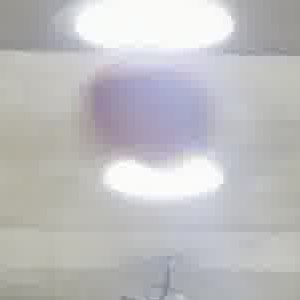
#> input picture src/images/basketball_crop.jpg, 300 x 300 px
$ python 20261017_hw2.py
#> lines starting #> are read from the running program, lines starting #| are printed output that depends on the picture; after the words box and inside, x2 and y2 are one past the last pixel; in counts of white or black regions, pixels touching at a corner belong together
"""
 - Filename    :  20261017_hw2.py
 - Author      :  MinSeok Choi
 - Homework topic :  Morphological operation을 적용하여 최종 binary mask 생성
                     Binary mask로 외곽선 검출
                     최종 농구공 영역 및 외곽선 선택
"""
import cv2
import matplotlib.pyplot as plt
import numpy as np

COLOR_BASKETBALL_BGR = (88, 129, 248)

if __name__ == '__main__':
    # Step 1 : cvt image bgr to lab
    basketball = cv2.imread('../src/images/basketball_crop.jpg')
#> basketball is the input picture: shape (300, 300, 3); mean B, G, R 191.8, 190.1, 190.6
    basketball_lab = cv2.cvtColor(basketball, cv2.COLOR_BGR2LAB)
#> basketball_lab: shape (300, 300, 3); mean of channels 0, 1, 2 196.5, 128.6, 127.2
    l, a, b = cv2.split(basketball_lab)
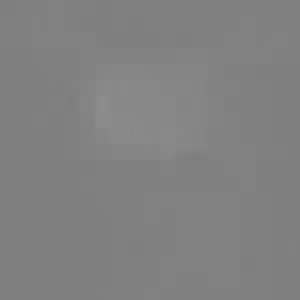
#> a: shape (300, 300); min 125, max 141, mean 128.6
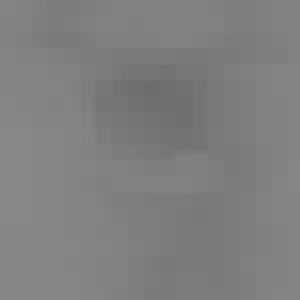
#> b: shape (300, 300); min 109, max 136, mean 127.2

    # Step 2 : Do CLAHE to reinforce lightness
    clahe = cv2.createCLAHE(clipLimit=3.0, tileGridSize=(8, 8))
    l_clahe_enhanced = clahe.apply(l)
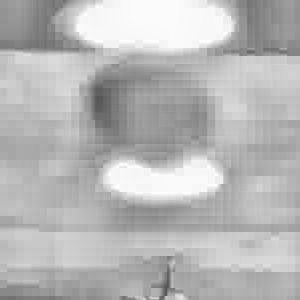
#> l_clahe_enhanced: shape (300, 300); min 84, max 255, mean 182.8
    basketball_enhanced_lab = cv2.merge([l_clahe_enhanced, a, b])
#> basketball_enhanced_lab: shape (300, 300, 3); mean of channels 0, 1, 2 182.8, 128.6, 127.2

    # Step 3 : Create binary mask by using reinforced image
    lower_basketball_lab = np.array([70, 130, 70])
    upper_basketball_lab = np.array([180, 230, 185])
    basketball_mask = cv2.inRange(basketball_enhanced_lab, lower_basketball_lab, upper_basketball_lab)
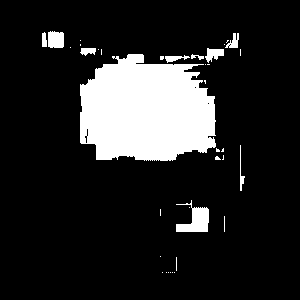
#> basketball_mask: shape (300, 300); 14.7% white; 37 white regions (27 under 20 px), largest, box (x1, y1, x2, y2) and area: (80, 54, 216, 161) 11671, (176, 200, 209, 232) 560, (48, 31, 64, 48) 253

    # Step 4 : Do Morphological Operation
    kernel = cv2.getStructuringElement(cv2.MORPH_ELLIPSE, (5, 5))
    basketball_mask_opened = cv2.morphologyEx(basketball_mask, cv2.MORPH_OPEN, kernel)
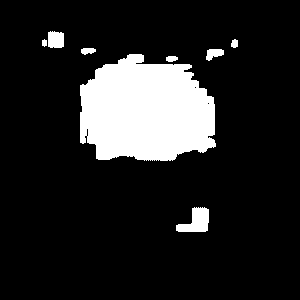
#> basketball_mask_opened: shape (300, 300); 14.1% white; 8 white regions

    # Step 5 : Extract contours
    final_basketball_img = basketball.copy()
    contours, _ = cv2.findContours(
        basketball_mask_opened,  # binary mask w/ morphology open
        cv2.RETR_EXTERNAL,
        cv2.CHAIN_APPROX_SIMPLE
    )
#> contours = 8 contours; box (x1, y1, x2, y2) and area: (80, 54, 216, 161) 11300, (176, 207, 209, 232) 474, (48, 31, 64, 48) 222, (206, 49, 224, 61) 120, (81, 48, 96, 55) 62, (166, 56, 178, 62) 44, (231, 39, 238, 48) 38, (42, 39, 47, 47) 22

    # Step 6 : Visualize the biggest contour
    if len(contours) > 0:
        # biggest contour
        largest_contour = max(contours, key=cv2.contourArea)
#> largest_contour = contour of 207 points, box (x1, y1, x2, y2) (80, 54, 216, 161), area 11300

        # Fill contour w/ basketball color
        final_mask = np.stack([np.zeros_like(basketball_mask_opened)] * 3,axis=2) #np.stack for applying rgb color
        cv2.drawContours(final_mask,[largest_contour],-1, COLOR_BASKETBALL_BGR, thickness=cv2.FILLED)
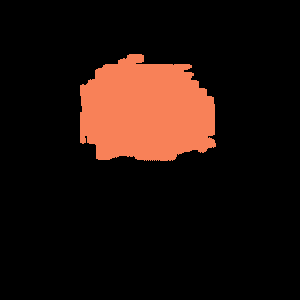
#> final_mask: shape (300, 300, 3); mean of channels 0, 1, 2 11.3, 16.6, 31.8; drawn as B, G, R
        alpha = 0.35
        final_basketball_img = cv2.addWeighted(final_basketball_img, 1.0, final_mask, alpha, 0)

        # Drawing masking edge w/ basketball color
        cv2.drawContours(final_basketball_img, [largest_contour], -1, COLOR_BASKETBALL_BGR, 2)
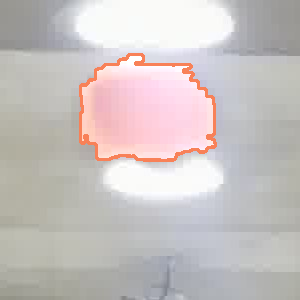
#> final_basketball_img: shape (300, 300, 3); mean B, G, R 193.3, 194.2, 200.9

    # Final step : save a result image and show.
    cv2.imwrite('./hw2_basketball_contour_rst.jpg', final_basketball_img)
    final_basketball_img_rgb = cv2.cvtColor(final_basketball_img, cv2.COLOR_BGR2RGB)
    plt.imshow(final_basketball_img_rgb)
    plt.axis("off")
    plt.title('Basketball contour example')
    plt.show()
    # GOOD :D
